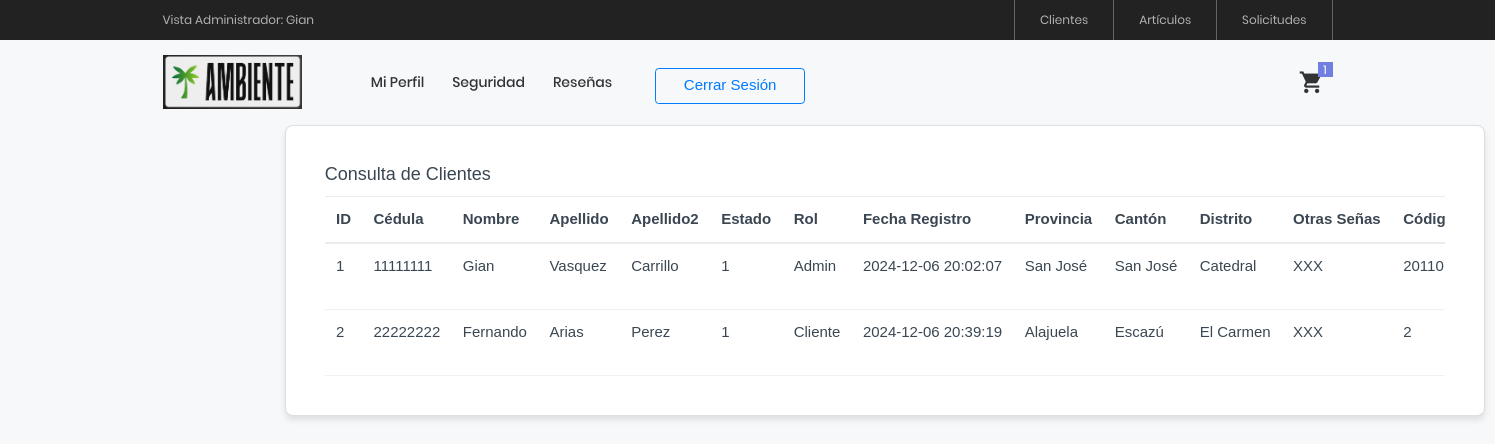
Before: /View/Cliente/consultarClientes.php (signed in) with the older database file.
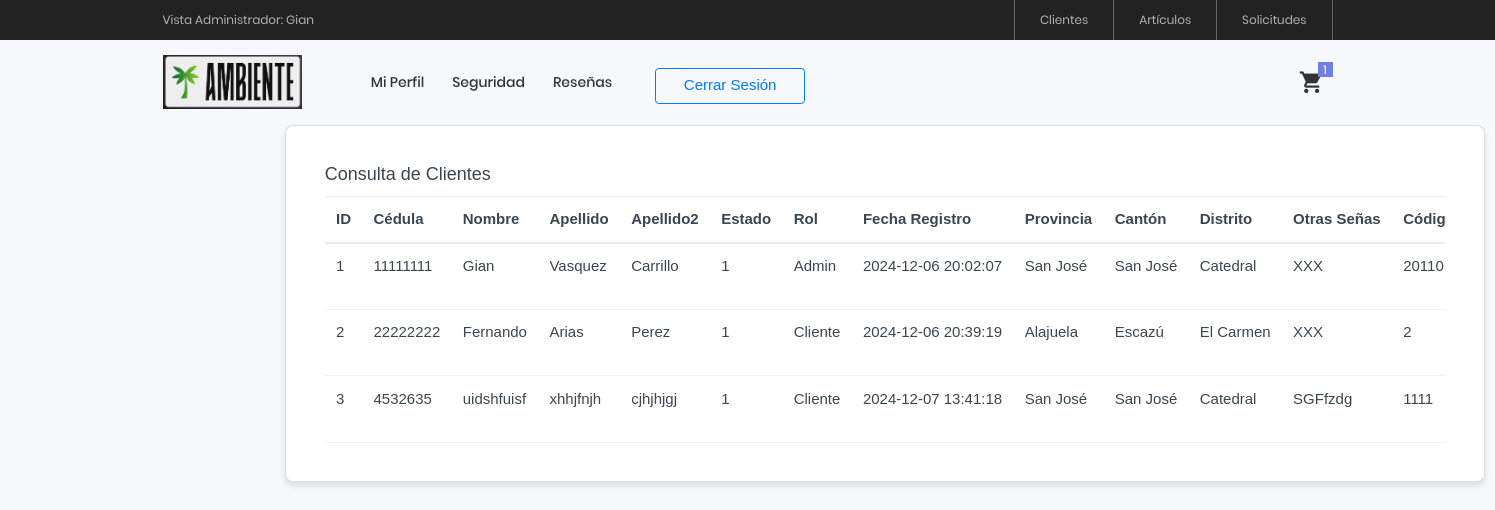
After: the same page with the newer database file.
### tables this page shows
CREATE TABLE `clientes` (
  `clienteID` int(11) NOT NULL AUTO_INCREMENT,
  `cedula` varchar(9) NOT NULL,
  `nombre` varchar(50) NOT NULL,
  `apellido1` varchar(50) NOT NULL,
  `apellido2` varchar(50) NOT NULL,
  `contrasena` varchar(20) NOT NULL,
  `estadoID` int(11) NOT NULL,
  `rolID` int(11) NOT NULL,
  `fechaRegistro` datetime NOT NULL,
  `provinciaID` int(11) NOT NULL,
  `cantonID` int(11) NOT NULL,
  `distritoID` int(11) NOT NULL,
  `otrasSenas` varchar(200) NOT NULL,
  `codigoPostal` varchar(10) DEFAULT NULL,
  `correo` varchar(50) NOT NULL,
  `telefono` varchar(15) NOT NULL,
  PRIMARY KEY (`clienteID`),
  UNIQUE KEY `cedula` (`cedula`),
  UNIQUE KEY `correo` (`correo`),
  UNIQUE KEY `telefono` (`telefono`),
  KEY `estadoID` (`estadoID`),
  KEY `rolID` (`rolID`),
  KEY `distritoID` (`distritoID`),
  KEY `cantonID` (`cantonID`),
  KEY `provinciaID` (`provinciaID`),
  CONSTRAINT `clientes_ibfk_1` FOREIGN KEY (`estadoID`) REFERENCES `estados` (`estadoID`) ON DELETE CASCADE,
  CONSTRAINT `clientes_ibfk_2` FOREIGN KEY (`rolID`) REFERENCES `roles` (`rolID`) ON DELETE CASCADE,
  CONSTRAINT `clientes_ibfk_3` FOREIGN KEY (`distritoID`) REFERENCES `distritos` (`distritoID`) ON DELETE NO ACTION,
  CONSTRAINT `clientes_ibfk_4` FOREIGN KEY (`cantonID`) REFERENCES `cantones` (`cantonID`) ON DELETE NO ACTION,
  CONSTRAINT `clientes_ibfk_5` FOREIGN KEY (`provinciaID`) REFERENCES `provincias` (`provinciaID`) ON DELETE NO ACTION
);

CREATE TABLE `estados` (
  `estadoID` int(11) NOT NULL AUTO_INCREMENT,
  `nombreEstado` varchar(25) NOT NULL,
  PRIMARY KEY (`estadoID`)
);

CREATE TABLE `roles` (
  `rolID` int(11) NOT NULL AUTO_INCREMENT,
  `nombreRol` varchar(25) NOT NULL,
  PRIMARY KEY (`rolID`)
);

CREATE TABLE `provincias` (
  `provinciaID` int(11) NOT NULL AUTO_INCREMENT,
  `provincia` varchar(50) NOT NULL,
  PRIMARY KEY (`provinciaID`)
);

CREATE TABLE `cantones` (
  `cantonID` int(11) NOT NULL AUTO_INCREMENT,
  `canton` varchar(50) NOT NULL,
  `provinciaID` int(11) NOT NULL,
  PRIMARY KEY (`cantonID`),
  KEY `provinciaID` (`provinciaID`),
  CONSTRAINT `cantones_ibfk_1` FOREIGN KEY (`provinciaID`) REFERENCES `provincias` (`provinciaID`) ON DELETE CASCADE
);

CREATE TABLE `distritos` (
  `distritoID` int(11) NOT NULL AUTO_INCREMENT,
  `distrito` varchar(50) NOT NULL,
  `cantonID` int(11) NOT NULL,
  `provinciaID` int(11) NOT NULL,
  PRIMARY KEY (`distritoID`),
  KEY `cantonID` (`cantonID`),
  KEY `provinciaID` (`provinciaID`),
  CONSTRAINT `distritos_ibfk_1` FOREIGN KEY (`cantonID`) REFERENCES `cantones` (`cantonID`) ON DELETE NO ACTION,
  CONSTRAINT `distritos_ibfk_2` FOREIGN KEY (`provinciaID`) REFERENCES `provincias` (`provinciaID`) ON DELETE NO ACTION
);

### Model/ClienteModel.php (called while the page is built, shortened)
<?php
    function ConsultarClientesModel($clienteID)
    {
        try
        {
            $enlace = AbrirBD();
            $sentencia = "CALL ConsultarClientes('$clienteID')";
            $resultado = $enlace -> query($sentencia);
            return $resultado;
        }
        catch(Exception $ex)
        {
            return null;
        }
    }
    ?>

### Controller/ClienteController.php (called while the page is built, shortened)
<?php
    include_once $_SERVER["DOCUMENT_ROOT"] . '/ProyectoAmbienteWeb/Model/ClienteModel.php';
    function ConsultarClientes()
    {
        return ConsultarClientesModel($_SESSION["ClienteID"]);
    }
    ?>

### View/Cliente/consultarClientes.php (the view, shortened to what this page needs)
<?php
    include_once $_SERVER["DOCUMENT_ROOT"] . '/ProyectoAmbienteWeb/View/layout.php';
    include_once $_SERVER["DOCUMENT_ROOT"] . '/ProyectoAmbienteWeb/Controller/ClienteController.php';
?>
<!doctype html>
<html lang="en">
<?php
    ReferenciasCSS();
?>
<body class="page-wrapper">
    <div id="main-wrapper" data-layout="vertical" data-navbarbg="skin6" data-sidebartype="full"
        data-sidebar-position="fixed" data-header-position="fixed">
        <?php
            MostrarMenu();
        ?>
        <div class="body-wrapper">
        <?php
                MostrarHeader();
        ?>
            <div class="container-fluid">
                <div class="row">
                    <div id="consultas" class="card">
                        <div class="card-body">
                            <h5 class="card-title">Consulta de Clientes</h5>
                            <div class="table-responsive">
                                <table id="example" class="table text-nowrap align-middle mb-0">
                                    <thead>
                                        <tr class="border-2 border-bottom border-primary border-0">
                                            <th scope="col">ID</th>
                                            <th scope="col">Cédula</th>
                                            <th scope="col">Nombre</th>
                                            <th scope="col">Apellido</th>
                                            <th scope="col">Apellido2</th>
                                            <th scope="col">Estado</th>
                                            <th scope="col">Rol</th>
                                            <th scope="col">Fecha Registro</th>
                                            <th scope="col">Provincia</th>
                                            <th scope="col">Cantón</th>
                                            <th scope="col">Distrito</th>
                                            <th scope="col">Otras Señas</th>
                                            <th scope="col">Código Postal</th>
                                        </tr>
                                    </thead>
                                    <tbody class="table-group-divider">
                                        <?php
                                            $datos = ConsultarClientes();
                                            While($fila = mysqli_fetch_array($datos))
                                            {
                                                echo "<tr>";
                                                echo "<td>" . $fila["clienteID"] . "</td>";
                                                echo "<td>" . $fila["cedula"] . "</td>";
                                                echo "<td>" . $fila["nombre"] . "</td>";
                                                echo "<td>" . $fila["apellido1"] . "</td>";
                                                echo "<td>" . $fila["apellido2"] . "</td>";
                                                echo "<td>" . $fila["estadoID"] . "</td>";
                                                echo "<td>" . $fila["nombreRol"] . "</td>";
                                                echo "<td>" . $fila["fechaRegistro"] . "</td>";
                                                echo "<td>" . $fila["nombreProvincia"] . "</td>";
                                                echo "<td>" . $fila["nombreCanton"] . "</td>";
                                                echo "<td>" . $fila["nombreDistrito"] . "</td>";
                                                echo "<td>" . $fila["otrasSenas"] . "</td>";
                                                echo "<td>" . $fila["codigoPostal"] . "</td>";
                                                echo "</tr>";
                                            }
                                        ?>
                                    </tbody>
                                </table>
                            </div>
                        </div>
                    </div>
                </div>
            </div>
        </div>
    </div>
</body>
</html>

### View/layout.php (shortened to what this page needs)
<?php
    function MostrarMenu()
    {
        if(isset($_SESSION["NombreCliente"]) && $_SESSION["RolID"] == "1")
            {
                echo '
		            <div class="container-menu-desktop">
			            <div class="top-bar">
				            <div class="content-topbar flex-sb-m h-full container">
				                <div class="left-top-bar">
					                Vista Administrador: ' . $_SESSION["NombreCliente"] . '
				                </div>
				            <div class="right-top-bar flex-w h-full">
					            <a href="../Cliente/consultarClientes.php" class="flex-c-m trans-04 p-lr-25">
							        Clientes
						        </a>
						        <a href="../Producto/consultarArticulos.php" class="flex-c-m trans-04 p-lr-25">
							        Artículos
						        </a>
                                <a href="../Producto/consultarSolicitudes.php" class="flex-c-m trans-04 p-lr-25">
							        Solicitudes
						        </a>
				            </div>
			            </div>
		            </div>';
                } else if (isset($_SESSION["NombreCliente"]) && $_SESSION["RolID"] == "2") {
                echo '
                <div class="container-menu-desktop">
                    <div class="top-bar">
                        <div class="content-topbar flex-sb-m h-full container">
                            <div class="left-top-bar">
                                Bienvenido/a: ' . $_SESSION["NombreCliente"] . '
                            </div>
                        </div>
                    </div>
                </div>';
            }
    }
    function MostrarHeader()
    {
        echo '
	<header>
		<div class="container-menu-desktop">
			<div class="wrap-menu-desktop">
				<nav class="limiter-menu-desktop container">
					<a href="../Login/Home.php" class="logo">
						<img src="../images/logo-01.jpeg" alt="IMG-LOGO">
					</a>
					<div class="menu-desktop">
						<ul class="main-menu">';
                        if(isset($_SESSION["NombreCliente"]))
                            {
                                echo '
                                    <li>
                                        <a href="../Cliente/consultarPerfil.php">Mi Perfil</a>
                                    </li>
                                    <li>
                                        <a href="../Usuario/cambiarAcceso.php">Seguridad</a>
                                    </li>
                                    <li>
                                        <a href="../Login/Resenas.php">Reseñas</a>
                                    </li>
                                    <li>
                                        <form action="" method="POST">
                                            <button type="submit" style="width:150px" id="btnCerrarSesion" name="btnCerrarSesion"
                                            class="btn btn-outline-primary mx-3 mt-2 d-block">Cerrar Sesión</button>
                                        </form>
                                    </li>';
                            }
                            else
                            {
                                echo '
                                    <li>
                                        <a href="../Login/inicioSesion.php" style="width:150px"
                                                    class="btn btn-outline-primary mx-3 mt-2 d-block">Iniciar Sesión</a>
                                    </li>';
                            }
							echo'
						</ul>
					</div>
					<div class="wrap-icon-header flex-w flex-r-m">
						<div class="icon-header-item cl2 hov-cl1 trans-04 p-l-22 p-r-11 icon-header-noti js-show-cart" data-notify="1">
							<i class="zmdi zmdi-shopping-cart"></i>
						</div>
					</div>
				</nav>
			</div>
		</div>
		<div class="wrap-header-mobile">
			<div class="logo-mobile">
			</div>
				<div class="icon-header-item cl2 hov-cl1 trans-04 p-r-11 p-l-10 icon-header-noti js-show-cart" data-notify="2">
					<i class="zmdi zmdi-shopping-cart"></i>
				</div>
		</div>
	</header>';
    }
    function ReferenciasCSS()
    {
        echo '
            <head>
	            <meta charset="UTF-8">
	            <meta name="viewport" content="width=device-width, initial-scale=1">
                <meta charset="utf-8">
                <title>Tienda Ambiente</title>
                <link rel="shortcut icon" type="image/png" href="../images/logo-01.jpeg" />
                <link rel="stylesheet" href="../css/proyecto.css" />
                <link rel="stylesheet" href="../css/styles.min.css" />
                <link rel="stylesheet" href="https://cdn.datatables.net/2.1.8/css/dataTables.bootstrap5.css" />
                <link rel="stylesheet" href="https://cdnjs.cloudflare.com/ajax/libs/font-awesome/4.7.0/css/font-awesome.css" />
                <link rel="stylesheet" href="https://cdn.jsdelivr.net/npm/sweetalert2@11.14.5/dist/sweetalert2.min.css" />
                <link rel="stylesheet" type="text/css" href="../css/bootstrap.min.css">
                <link rel="stylesheet" type="text/css" href="../css/font-awesome.min.css">
                <link rel="stylesheet" type="text/css" href="../css/material-design-iconic-font.min.css">
                <link rel="stylesheet" type="text/css" href="../css/icon-font.min.css">
                <link rel="stylesheet" type="text/css" href="../css/animate.css">
                <link rel="stylesheet" type="text/css" href="../css/hamburgers.min.css">
                <link rel="stylesheet" type="text/css" href="../css/animsition.min.css">
                <link rel="stylesheet" type="text/css" href="../css/select2.min.css">
                <link rel="stylesheet" type="text/css" href="../css/daterangepicker.css">
                <link rel="stylesheet" type="text/css" href="../css/slick.css">
                <link rel="stylesheet" type="text/css" href="../css/magnific-popup.css">
                <link rel="stylesheet" type="text/css" href="../css/perfect-scrollbar.css">
                <link rel="stylesheet" type="text/css" href="../css/util.css">
                <link rel="stylesheet" type="text/css" href="../css/main.css">
            </head>';
    }
?>

### View/css/proyecto.css (style rules this page uses)
#consultas { width: 150%; max-width: 1200px; background-color: #ffffff; padding: 20px; box-shadow: 0px 4px 6px rgba(0, 0, 0, 0.1); border-radius: 8px; }

### View/css/main.css (style rules this page uses)
.container { max-width: 1380px; }
@media (max-width: 1600px) { .container { max-width: 1200px; } }
.container-menu-desktop { height: auto; width: 100%; position: relative; -webkit-transition: all 0.3s; -o-transition: all 0.3s; -moz-transition: all 0.3s; transition: all 0.3s; }
.top-bar { height: 40px; background-color: #222; }
.left-top-bar { font-family: Poppins-Regular; font-size: 12px; line-height: 1.8; color: #b2b2b2; }
.right-top-bar a { font-family: Poppins-Regular; font-size: 12px; line-height: 1.8; height: 100%; color: #b2b2b2; border-right: 1px solid rgba(255,255,255,0.3); }
.right-top-bar a:first-child { border-left: 1px solid rgba(255,255,255,0.3); }
.wrap-menu-desktop { position: fixed; z-index: 1100; background-color: transparent; width: 100%; height: 84px; top: 40px; left: 0px; -webkit-transition: height 0.3s, background-color 0.3s; -o-transition: height 0.3s, background-color 0.3s; -moz-transition: height 0.3s, background-color 0.3s; transition: height 0.3s, background-color 0.3s; }
.limiter-menu-desktop { height: 100%; display: -webkit-box; display: -webkit-flex; display: -moz-box; display: -ms-flexbox; display: flex; align-items: center; background-color: transparent; }
.logo { display: -webkit-box; display: -webkit-flex; display: -moz-box; display: -ms-flexbox; display: flex; align-items: center; height: 65%; margin-right: 55px; }
.logo img { max-width: 100%; max-height: 100%; }
.menu-desktop { display: -webkit-box; display: -webkit-flex; display: -moz-box; display: -ms-flexbox; display: flex; align-items: center; height: 100%; }
.main-menu { list-style-type: none; margin: 0; display: -webkit-box; display: -webkit-flex; display: -moz-box; display: -ms-flexbox; display: flex; align-items: center; }
.main-menu > li { display: block; position: relative; padding: 20px 10px 20px 0px; margin: 0px 4px 0px 14px; }
.main-menu > li > a { font-family: Poppins-Medium; font-size: 14px; color: #333; padding: 5px 0px; transition: all 0.4s; -webkit-transition: all 0.4s; -o-transition: all 0.4s; -moz-transition: all 0.4s; }
.wrap-icon-header { flex-grow: 1; }
.icon-header-item { position: relative; font-size: 26px; line-height: 1; cursor: pointer; }
.icon-header-noti::after { content: attr(data-notify); font-family: Poppins-Regular; font-size: 12px; color: #fff; line-height: 15px; text-align: center; display: block; position: absolute; top: -7px; right: 0; min-width: 15px; height: 15px; padding: 0 3px; background-color: #717fe0; }
.cl2 { color: #333; }

Changed rows visible on the page:
added clientes: clienteID "3", cedula "4532635", nombre "uidshfuisf", apellido1 "xhhjfnjh", apellido2 "cjhjhjgj", estadoID.estadoID "1", rolID.nombreRol "Cliente", fechaRegistro "2024-12-07 13:41:18", provinciaID.provincia "San José", cantonID.canton "San José", distritoID.distrito "Catedral", otrasSenas "SGFfzdg", codigoPostal "1111"
